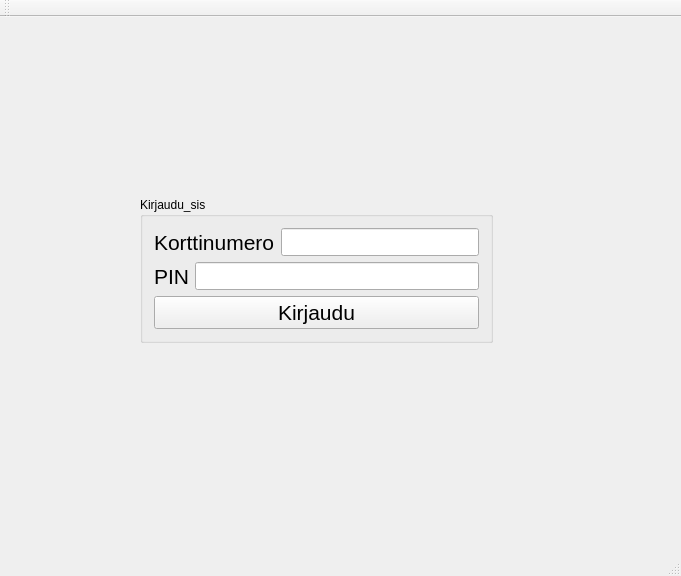
<?xml version="1.0" encoding="UTF-8"?>
<ui version="4.0">
 <class>MainWindow</class>
 <widget class="QMainWindow" name="MainWindow">
  <property name="geometry">
   <rect>
    <x>0</x>
    <y>0</y>
    <width>681</width>
    <height>576</height>
   </rect>
  </property>
  <property name="windowTitle">
   <string>MainWindow</string>
  </property>
  <widget class="QWidget" name="centralWidget">
   <widget class="QGroupBox" name="groupBox_Kirjaudu_sis">
    <property name="geometry">
     <rect>
      <x>140</x>
      <y>180</y>
      <width>353</width>
      <height>146</height>
     </rect>
    </property>
    <property name="title">
     <string>Kirjaudu_sis</string>
    </property>
    <layout class="QVBoxLayout" name="verticalLayout_2">
     <item>
      <layout class="QVBoxLayout" name="verticalLayout">
       <item>
        <layout class="QHBoxLayout" name="horizontalLayout_2">
         <item>
          <widget class="QLabel" name="label">
           <property name="font">
            <font>
             <pointsize>16</pointsize>
            </font>
           </property>
           <property name="text">
            <string>Korttinumero</string>
           </property>
          </widget>
         </item>
         <item>
          <widget class="QLineEdit" name="lineEdit_Korttinumero">
           <property name="font">
            <font>
             <pointsize>16</pointsize>
            </font>
           </property>
          </widget>
         </item>
        </layout>
       </item>
       <item>
        <layout class="QHBoxLayout" name="horizontalLayout">
         <item>
          <widget class="QLabel" name="label_2">
           <property name="font">
            <font>
             <pointsize>16</pointsize>
            </font>
           </property>
           <property name="text">
            <string>PIN</string>
           </property>
          </widget>
         </item>
         <item>
          <widget class="QLineEdit" name="lineEdit_Pin">
           <property name="font">
            <font>
             <pointsize>16</pointsize>
            </font>
           </property>
           <property name="autoFillBackground">
            <bool>false</bool>
           </property>
           <property name="inputMethodHints">
            <set>Qt::ImhDigitsOnly</set>
           </property>
           <property name="clearButtonEnabled">
            <bool>false</bool>
           </property>
          </widget>
         </item>
        </layout>
       </item>
      </layout>
     </item>
     <item>
      <widget class="QPushButton" name="pushButton_Kirjaudu_sis">
       <property name="font">
        <font>
         <pointsize>16</pointsize>
         <weight>50</weight>
         <italic>false</italic>
         <bold>false</bold>
         <strikeout>false</strikeout>
        </font>
       </property>
       <property name="text">
        <string>Kirjaudu</string>
       </property>
      </widget>
     </item>
    </layout>
   </widget>
  </widget>
  <widget class="QMenuBar" name="menuBar">
   <property name="geometry">
    <rect>
     <x>0</x>
     <y>0</y>
     <width>681</width>
     <height>21</height>
    </rect>
   </property>
  </widget>
  <widget class="QToolBar" name="mainToolBar">
   <attribute name="toolBarArea">
    <enum>TopToolBarArea</enum>
   </attribute>
   <attribute name="toolBarBreak">
    <bool>false</bool>
   </attribute>
  </widget>
  <widget class="QStatusBar" name="statusBar"/>
 </widget>
 <layoutdefault spacing="6" margin="11"/>
 <resources/>
 <connections/>
</ui>
